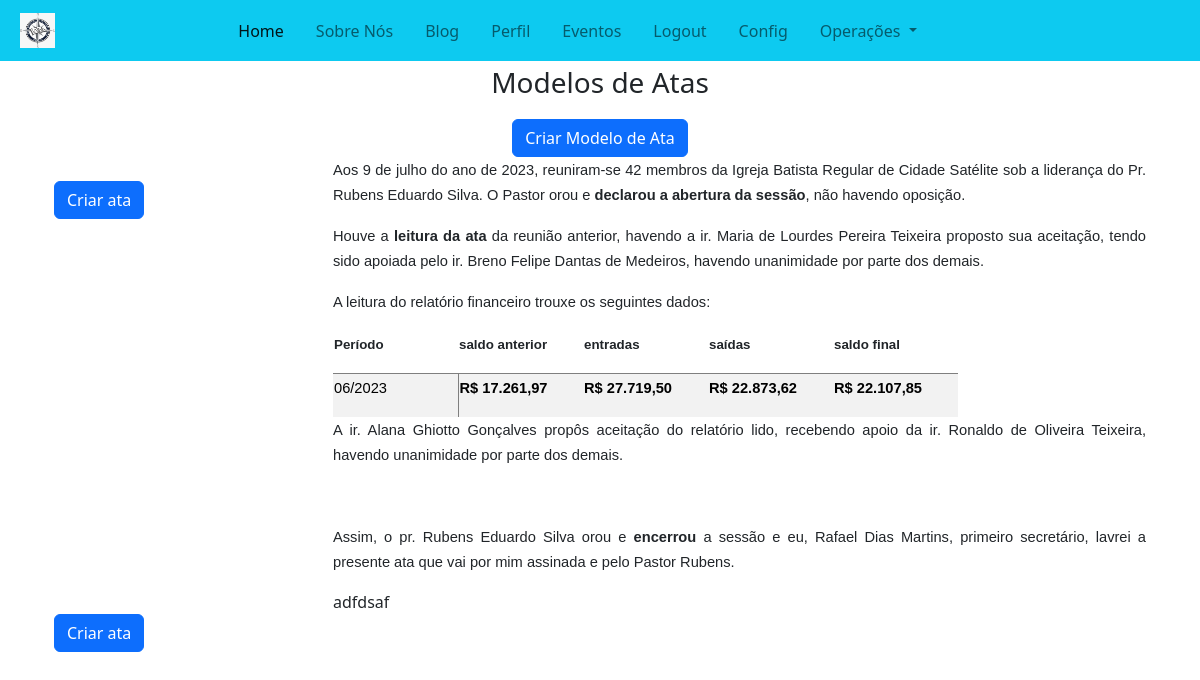
Screenshot of /secretarial/meeting/templates (signed in) with the database file from the repository.
### secretarial/models/minute_template_model.py (models this page shows, shortened)
class MinuteTemplateModel(BaseModel):
    title = models.CharField(max_length=255)
    body = RichTextField(blank=True, null=True)
    agenda = models.ManyToManyField(
        MeetingAgendaModel, blank=True)
    class Meta:
        verbose_name = "Modelo de Ata"
        verbose_name_plural = "Modelos de Ata"

### secretarial/views/minute_template_listview.py (the view)
# urls.py: path("meeting/templates", MinuteTemplatesListView.as_view(),
class MinuteTemplatesListView(PermissionRequiredMixin, ListView):
    permission_required = "secretarial.add_meetingminutemodel"
    model = MinuteTemplateModel
    template_name = 'secretarial/list_templates.html'
    context_object_name = 'templates'

### core/core_context_processor.py (called while the page is built)
def context_user_data(request):
    file_path = find("json/church_info.json")
    church_info = {}
    try:
        with open(file_path, "r") as file:
            church_info = json.load(file)
    except FileNotFoundError:
        print("Erro: File not found")
    if request.user.is_authenticated:
        user = CustomUser.objects.get(pk=request.user.id)
        return {
            "user": user,
            "church_info": church_info,
        }
    else:
        return {"church_info": church_info}

### secretarial/templates/secretarial/list_templates.html
{% extends 'core/base.html' %} {% block content %}
{% load static %}
<div class="container">
  <div class="container text-center">
    <p class="fs-3 fw-light">Modelos de Atas</p>
  </div>
  <div class="container">
    <div class="col-12 mx-auto">
      <div class="d-flex justify-content-center">
          <a href="{% url 'secretarial:template-form' %}" class="btn btn-primary">Criar Modelo de Ata</a>
      </div>
      {% if templates %}
      {% for t in templates %}
      <div class="row">
        <div class="col-3">
          {{t.meeting_date}}<br>
          <a href="{% url 'secretarial:minute-from-template-view' t.id %}" class="btn btn-primary">Criar ata</a>
        </div>
        <div class="col-9">
          {{t.body|safe}}
        </div>
      </div>
      {% endfor %}
      {% endif %}
    </div>
  </div>
</div>
{% endblock %}

### rows the page displays
MinuteTemplateModel: body "Aos 9 de julho do ano de 2023, reuniram-se 42 membros da Igreja Batista Regular de Cidade Satélite sob a liderança do Pr. Rubens Eduardo Silva. O Pastor orou e declarou a abertura da sessão , não havendo oposição. Houve a leitura da ata da reunião anterior, havendo a ir. Maria de Lourdes Pereira Teixeira proposto sua aceitação, tendo sido apoiada pelo ir. Breno Felipe Dantas de Medeiros, havendo unanimidade por parte dos demais. A leitura do relatório financeiro trouxe os seguintes dados: Período saldo anterior entradas saídas saldo final 06/2023 R$ 17.261,97 R$ 27.719,50 R$ 22.873,62 R$ 22.107,85 A ir. Alana Ghiotto Gonçalves propôs aceitação do relatório lido, recebendo apoio da ir.…"
MinuteTemplateModel: body "adfdsaf"
